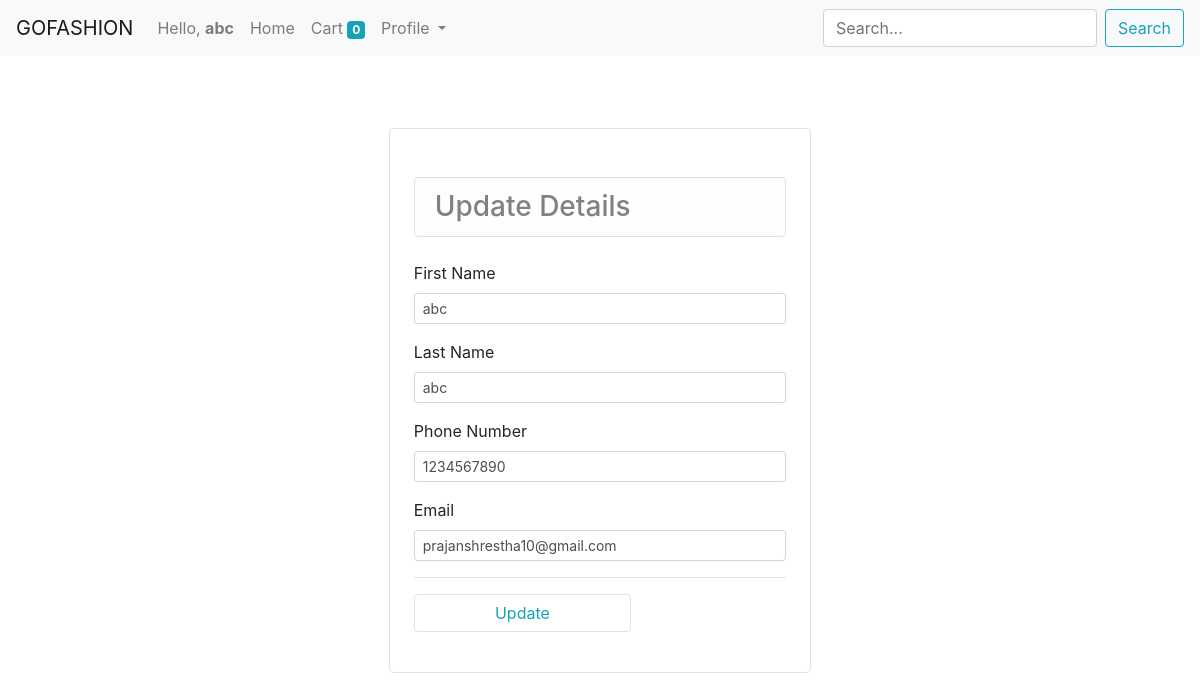
/edit_profile/10 (signed in), run on the app's committed database.
### store/models/customer.py (models this page shows, shortened)
class Customer(models.Model):
    first_name = models.CharField(max_length=50)
    last_name = models.CharField(max_length=50)
    phone = models.CharField(max_length=15)
    email = models.EmailField()
    password = models.CharField(max_length=500)

### store/middlewares/auth.py (the view)
    def middleware(request, *args, **kwargs):
        return_url = request.META['PATH_INFO']
        if not request.session.get('customer'):
            return redirect(f'/login?return_url={return_url}')
        response = get_response(request, *args, **kwargs)
        return response

### store/views/login.py (called while the page is built, shortened)
def edit_profile(request, id):
    customer = Customer.objects.get(id=id)
    if request.method == 'GET':
        data = {
            'customer': customer
        }
        return render(request, 'edit_profile.html', data)

### store/templates/edit_profile.html (shortened to what this page needs)
{% extends 'base.html' %}
{% block content %}
    <div class="container">
        <div class="p-4 m-4">
            <div class="col-lg-5 mt-4 mb-4 mx-auto border rounded pt-4 pr-4 pl-4 pb-4">
                <h3 class="alert alert-light border mt-4 mb-4 rounded">Update Details</h3>
                <form action="/edit_profile/{{customer.id}}" method="POST">
                    <div class="form-group">
                        <label for="">First Name</label>
                        <input type="text" name="first_name" id="" value="{{customer.first_name}}" class="form-control form-control-sm" placeholder="" aria-describedby="helpId">
                    </div>
                    <div class="form-group">
                        <label for="">Last Name</label>
                        <input type="text" name="last_name" id="" value="{{customer.last_name}}" class="form-control form-control-sm" placeholder="" aria-describedby="helpId">
                    </div>
                    <div class="form-group">
                        <label for="">Phone Number</label>
                        <input type="text" name="phone" id="" value="{{customer.phone}}"class="form-control form-control-sm" placeholder="" aria-describedby="helpId">
                        </div>
                    <div class="form-group">
                    <label for="">Email</label>
                    <input required type="email" name="email" id="" value="{{customer.email}}"class="form-control form-control-sm" placeholder="" aria-describedby="helpId">
                    </div>
                    <hr>
                    <div class="form-group mx-auto">
                        <input class="btn btn-outline-info border rounded col-lg-7" type="submit" value="Update">
                    </div>
                </form>
            </div>
        </div>
    </div>
{% endblock %}

### data on the page
Customer: first_name "abc", last_name "abc", phone "1234567890", email "prajanshrestha10@gmail.com"

### other printed values
{{ request.session.first_name }} "abc"
{{ request.session.cart.keys|length }} "0"
